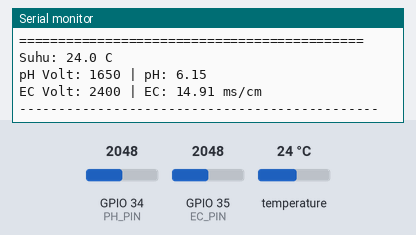
A sketch run on a simulated ESP32. Shown: the last lines printed to the serial monitor. Inputs (shaded band) come from the test bench; at power-on: temperature 24 °C, GPIO 34 (PH_PIN) = 2048, GPIO 35 (EC_PIN) = 2048. EEPROM starts erased.

Above: at 1.8 s.
1.9 s: temperature set to 12 °C
At 2.9 s:
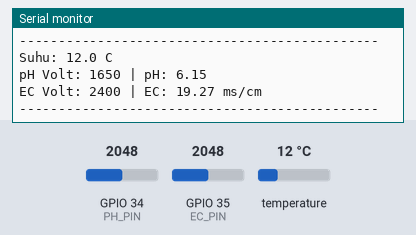
3.4 s: GPIO 34 (PH_PIN) set to 2866
At 4.5 s:
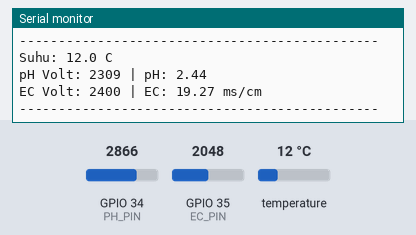
4.9 s: GPIO 35 (EC_PIN) set to 2866
At 6.0 s:
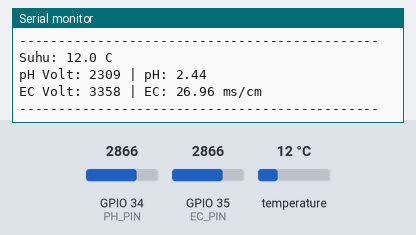
6.4 s: temperature set to 19 °C
At 7.7 s:
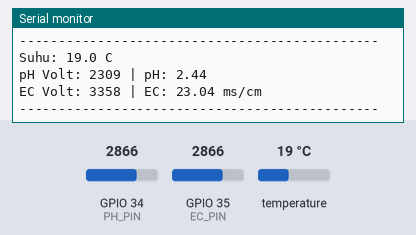
7.9 s: GPIO 34 (PH_PIN) set to 3603
At 9.0 s:
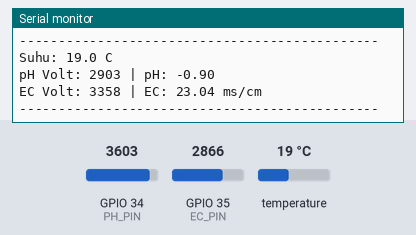
9.4 s: GPIO 35 (EC_PIN) set to 3603
At 10.6 s:
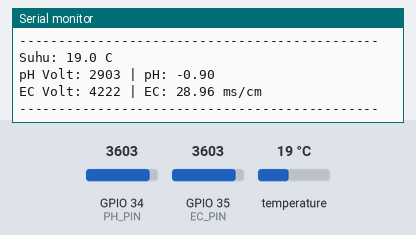
Timing chart, 0 to 11.9 s (numbered marks = the images above; inputs shaded):
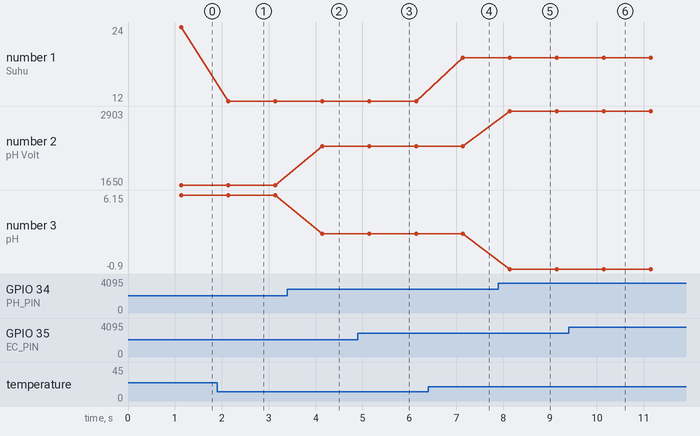

Measured:
- after the input at 1.9 s, the serial monitor: prints a new line after 0.24 s (image 1)
- after the input at 3.4 s, the serial monitor: prints a new line after 0.74 s (image 2)
- after the input at 4.9 s, the serial monitor: prints a new line after 0.24 s (image 3)
- after the input at 6.4 s, the serial monitor: prints a new line after 0.74 s (image 4)
- after the input at 7.9 s, the serial monitor: prints a new line after 0.24 s (image 5)
- after the input at 9.4 s, the serial monitor: prints a new line after 0.75 s (image 6)
- plotted number 1: 24 → 12 after the input at 1.9 s, 12 → 19 after the input at 6.4 s
- plotted number 2: 1650 → 2309 after the input at 3.4 s, 2309 → 2903 after the input at 7.9 s

The sketch:

Kombinasi_pH_EC_v1.ino
```cpp
#include <EEPROM.h>
#include "DFRobot_PH.h"
#include "DFRobot_EC.h"
#include <OneWire.h>
#include <DallasTemperature.h>

// ==========================================
// KONFIGURASI PIN (SESUAIKAN JIKA BERBEDA)
// ==========================================
#define PH_PIN 34
#define EC_PIN 35
#define DS_PIN 4     // Pin untuk Sensor Suhu DS18B20

// LOGIKA TEGANGAN ESP32 (DIRECT CONNECT)
#define ESP_ADC_VREF 3300.0  // 3.3V
#define ESP_ADC_RES  4096.0  // 12-bit

OneWire ow(DS_PIN);
DallasTemperature objDS(&ow);

DFRobot_PH ph;
DFRobot_EC ec;

float voltagePH, phValue;
float voltageEC, ecValue;
float temperature = 25.0; // Nilai ini akan ditimpa oleh suhu asli DS18B20

void setup() {
  Serial.begin(115200);

  EEPROM.begin(64);
  ph.begin();
  ec.begin();

  objDS.begin();
  objDS.setWaitForConversion(false);

  Serial.println("============================================");
  Serial.println("   SISTEM MONITORING SIAP (PH & EC)    ");
  Serial.println("   Ketik perintah untuk kalibrasi:          ");
  Serial.println("   pH: enterph -> calph -> exitph           ");
  Serial.println("   EC: enterec -> calec -> exitec           ");
  Serial.println("============================================");
}

void loop() {
  static unsigned long timepoint = millis();
  if(millis() - timepoint > 1000U) {
    timepoint = millis();

    // 0. Baca Suhu untuk kompensasi
    objDS.requestTemperatures();
    float t_real = objDS.getTempCByIndex(0);
    if (t_real != DEVICE_DISCONNECTED_C) temperature = t_real;

    // ── 1. Baca Sensor pH & EC dengan 40 Sampel (Sama dengan ESP32_Sensor) ──
    long totalAdcPH = 0;
    long totalAdcEC = 0;
    for(int i = 0; i < 40; i++) {
        totalAdcPH += analogRead(PH_PIN);
        totalAdcEC += analogRead(EC_PIN);
        delay(2); // Jeda 2 milidetik per sampel untuk kestabilan ADC
    }
    int avgAdcPH = totalAdcPH / 40;
    int avgAdcEC = totalAdcEC / 40;

    // pH menggunakan pembacaan murni (Direct)
    voltagePH = (float)avgAdcPH / ESP_ADC_RES * ESP_ADC_VREF;
    phValue = ph.readPH(voltagePH, temperature);

    // Kalikan 1.4545 untuk mencairkan efek Voltage Divider pada EC
    voltageEC = ((float)avgAdcEC / ESP_ADC_RES * ESP_ADC_VREF) * 1.4545f;
    ecValue = ec.readEC(voltageEC, temperature);

    // 3. Tampilkan Data
    Serial.print("Suhu: "); Serial.print(temperature, 1); Serial.println(" C");
    Serial.print("pH Volt: "); Serial.print(voltagePH, 0);
    Serial.print(" | pH: "); Serial.println(phValue, 2);

    Serial.print("EC Volt: "); Serial.print(voltageEC, 0);
    Serial.print(" | EC: "); Serial.print(ecValue, 2); Serial.println(" ms/cm");
    Serial.println("----------------------------------------------");
  }

  // --- B. FUNGSI KALIBRASI ---
  ph.calibration(voltagePH, temperature);
  ec.calibration(voltageEC, temperature);
}
```
